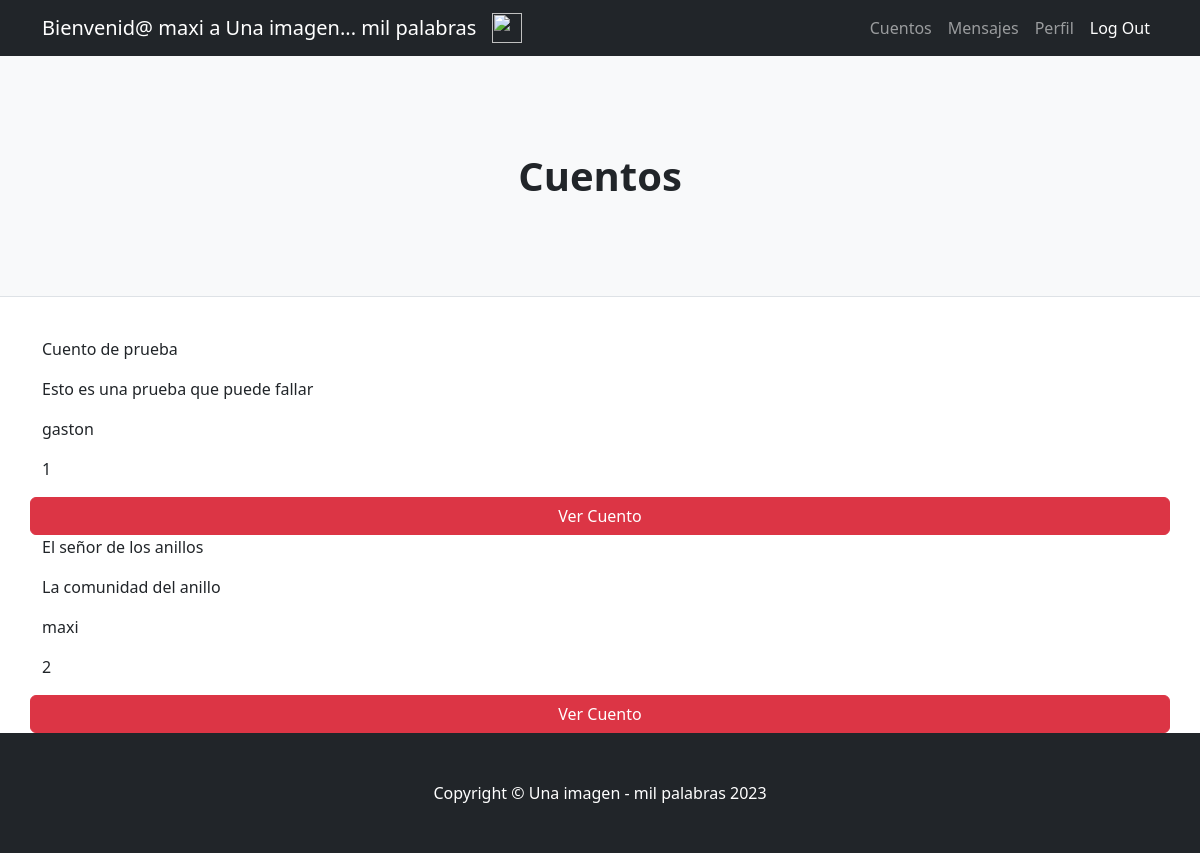
Before: /AppCuentos/ (signed in) with the older database file.
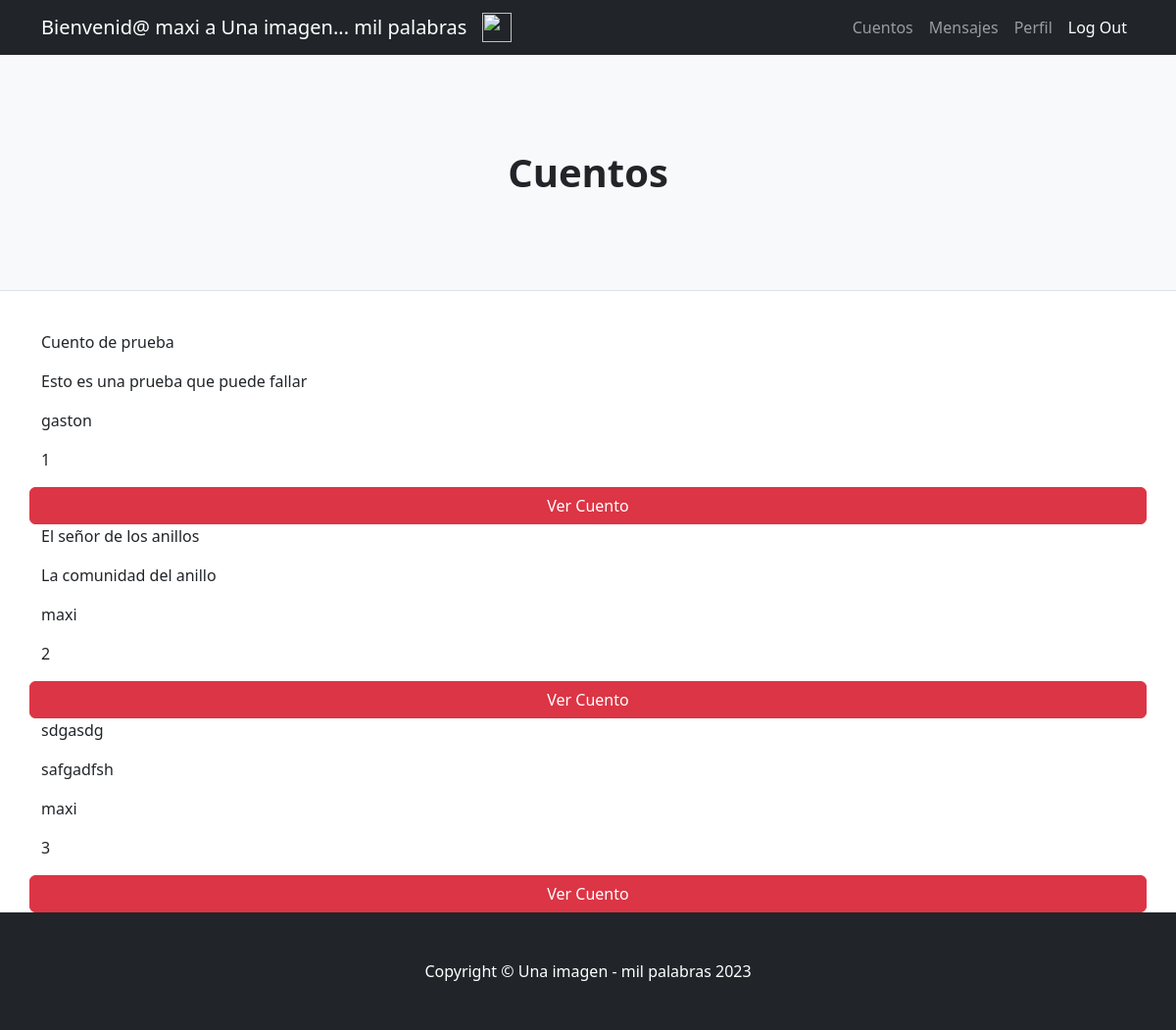
After: the same page with the newer database file.
### AppCuentos/models.py (models this page shows, shortened)
class Cuento(models.Model):
    fecha=models.DateField()
    categoria=models.CharField(max_length=20)
    titulo=models.CharField(max_length=50, unique=True)
    subtitulo=models.CharField(max_length=100)
    cuerpo=models.CharField(max_length=100000)
    autor=models.ForeignKey(User, on_delete=models.CASCADE)
    foto=models.ImageField(upload_to="fotos") #Hay que ponerlo en la carpeta media como el de avatars

### AppCuentos/views.py (the view)
# urls.py: path("", inicioCuentos, name="inicioCuentos"),
def inicioCuentos(request):
    cuentos=Cuento.objects.all()
    return render(request,"AppCuentos/inicioCuentos.html", {'cuentos':cuentos})

### AppCuentos/templates/AppCuentos/inicioCuentos.html (shortened to what this page needs)
{% extends "AppUsuarios/padre.html" %}
{% load static %}
{% block titulo %}
<h1 class="fw-bolder">Cuentos</h1>
{% endblock %}
{% block cuerpo %}
<body>
    {% for cuento in cuentos %}
    <p>{{ cuento.titulo }}</p>
    <p>{{ cuento.subtitulo }}</p>
    <p>{{ cuento.autor }}</p>
    <p>{{ cuento.id }}</p>
    <a class="btn btn-danger" href="{% url 'verCuento'  cuento.id  %}">Ver Cuento </a>
    {% endfor %}
</body>
{% endblock %}

Changed rows visible on the page:
added Cuento: titulo "sdgasdg", subtitulo "safgadfsh", autor "maxi", id "3"
